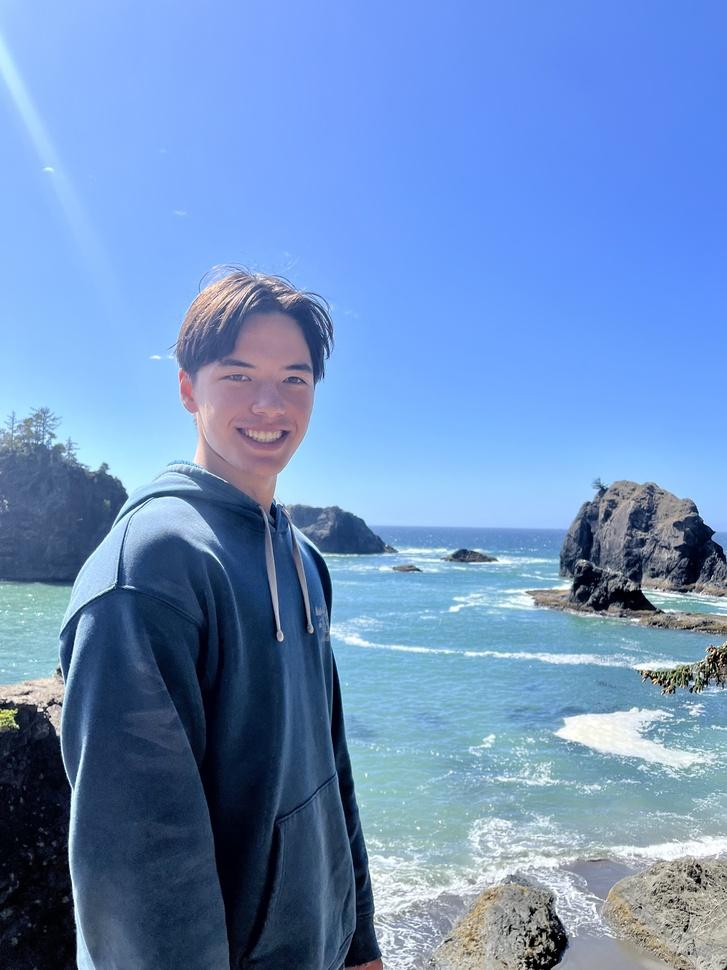
#> input picture faces_database/eric/IMG_3550.jpg, 727 x 970 px, shrunk from 3024 x 4032 before the run, given in place of the camera
$ python unique.py
#> lines starting #> are read from the running program, lines starting #| are printed output that depends on the picture
#> further down, frame is the input picture: shape (970, 727, 3); mean B, G, R 193, 144.1, 109.2
import cv2
from deepface import DeepFace
import os
from datetime import datetime
import numpy as np
import msvcrt

SIMILARITY_THRESHOLD = 0.5
MIN_IMAGES_PER_PERSON = 1
MAX_IMAGES_PER_PERSON = 5

face_cascade = cv2.CascadeClassifier(
    cv2.data.haarcascades + 'haarcascade_frontalface_default.xml')
known_faces_dir = "known_faces"
if not os.path.exists(known_faces_dir):
    os.makedirs(known_faces_dir)


def get_next_person_id():
    existing_folders = [f for f in os.listdir(known_faces_dir)
                        if f.startswith("person_") and os.path.isdir(os.path.join(known_faces_dir, f))]
    if not existing_folders:
        return 0
    numbers = [int(f.split('_')[1]) for f in existing_folders]
    return max(numbers) + 1


def get_image_histogram(image):
    # Convert to grayscale and calculate histogram
    gray = cv2.cvtColor(image, cv2.COLOR_BGR2GRAY)
    hist = cv2.calcHist([gray], [0], None, [256], [0, 256])
    cv2.normalize(hist, hist)
    return hist


def get_uniqueness_score(target_img, other_images):
    """Calculate how unique an image is compared to others"""
    target_hist = get_image_histogram(target_img)
    total_diff = 0

    for other_img in other_images:
        other_hist = get_image_histogram(other_img)
        similarity = cv2.compareHist(
            target_hist, other_hist, cv2.HISTCMP_CORREL)
        total_diff += (1 - similarity)  # Convert similarity to difference

    return total_diff / len(other_images) if other_images else 1.0


def update_person_images(new_image, person_folder):
    images = []
    scores = []

    # Load existing images
    for img_name in os.listdir(person_folder):
        if img_name.endswith('.jpg'):
            path = os.path.join(person_folder, img_name)
            img = cv2.imread(path)
            images.append((img, path))

    # If under limit, just save
    if len(images) < MAX_IMAGES_PER_PERSON:
        timestamp = datetime.now().strftime("%Y%m%d_%H%M%S")
        filename = os.path.join(person_folder, f"{timestamp}.jpg")
        cv2.imwrite(filename, new_image)
        return True

    # Calculate uniqueness scores including new image
    all_images = [img for img, _ in images] + [new_image]
    for img in all_images:
        others = [x for x in all_images if not np.array_equal(x, img)]
        score = get_uniqueness_score(img, others)
        scores.append(score)

    # If new image is more unique than least unique existing image
    new_score = scores[-1]
    min_score = min(scores[:-1])
    if new_score > min_score:
        # Find least unique existing image
        min_index = scores.index(min_score)
        # Remove old image
        os.remove(images[min_index][1])
        # Save new image
        timestamp = datetime.now().strftime("%Y%m%d_%H%M%S")
        filename = os.path.join(person_folder, f"{timestamp}.jpg")
        cv2.imwrite(filename, new_image)
        return True

    return False


def save_face(face_img, identity):
    path = os.path.join(known_faces_dir, identity)
    if not os.path.exists(path):
        os.makedirs(path)
    return update_person_images(face_img, path)


def find_match(face_img):
    if len(os.listdir(known_faces_dir)) == 0:
        return None

    try:
        for person_dir in os.listdir(known_faces_dir):
            person_path = os.path.join(known_faces_dir, person_dir)
            if os.path.isdir(person_path) and os.listdir(person_path):
                # Try each image in person's folder
                for img_name in os.listdir(person_path):
                    reference_img = os.path.join(person_path, img_name)
                    result = DeepFace.verify(
                        face_img,
                        reference_img,
                        enforce_detection=False,
                        distance_metric="cosine",
                        model_name="VGG-Face",
                        detector_backend="opencv",
                        threshold=SIMILARITY_THRESHOLD
                    )
                    if result['verified']:
                        return person_dir
    except:
        return None
    return None


def process_frame(frame):
    gray_image = cv2.cvtColor(frame, cv2.COLOR_BGR2GRAY)
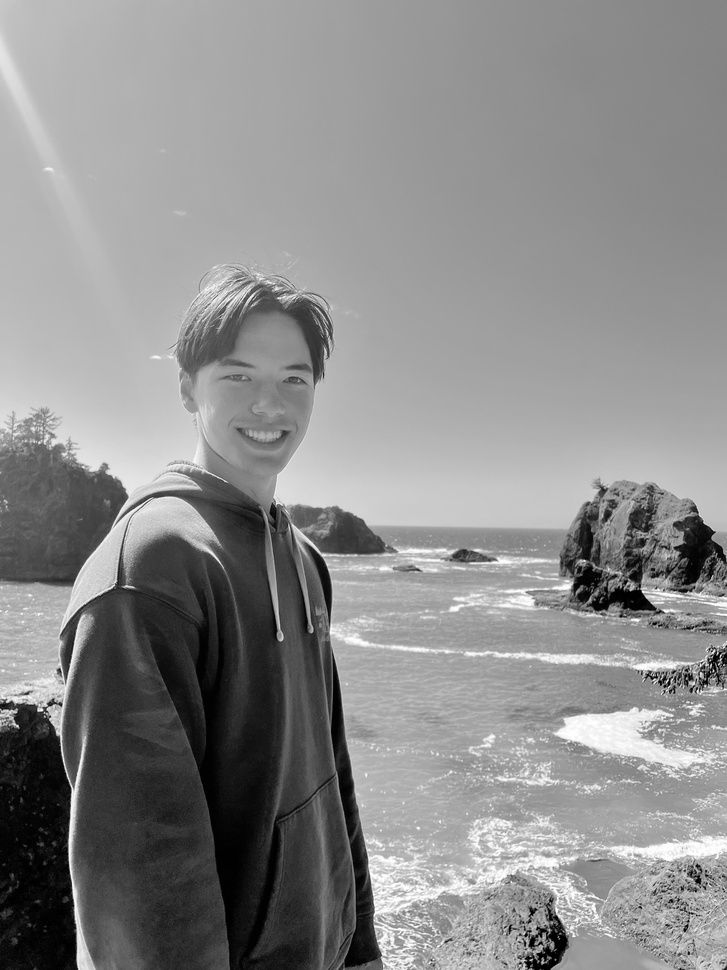
#> gray_image: shape (970, 727); min 0, max 255, mean 139.2
    faces = face_cascade.detectMultiScale(gray_image, 1.3, 5, minSize=(30, 30))
#> faces = [[191, 324, 154, 154]]

    for (x, y, w, h) in faces:
        face_img = frame[y:y+h, x:x+w]
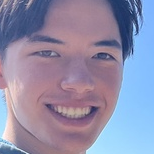
#> face_img: shape (154, 154, 3); mean B, G, R 169.8, 141.4, 144.5

        # Find identity match
        identity = find_match(face_img)
        if identity is None:
            new_id = get_next_person_id()
            identity = f"person_{new_id}"

        save_face(face_img, identity)
        # cv2.rectangle(frame, (x, y), (x+w, y+h), (0, 255, 0), 2)
        # cv2.putText(frame, identity, (x, y-10),
        #             cv2.FONT_HERSHEY_SIMPLEX, 0.75, (0, 255, 0), 2)

    return frame


# [29 lines of commented-out code are left out]
video_capture = cv2.VideoCapture(0)
video_capture.set(cv2.CAP_PROP_FRAME_WIDTH, 640)
video_capture.set(cv2.CAP_PROP_FRAME_HEIGHT, 480)
video_capture.set(cv2.CAP_PROP_FPS, 30)
video_capture.set(cv2.CAP_PROP_BUFFERSIZE, 1)
video_capture.set(cv2.CAP_PROP_FOURCC, cv2.VideoWriter_fourcc(*'MJPG'))


while True:
    ret, frame = video_capture.read()
    if not ret:
        break

    frame = process_frame(frame)
    cv2.imshow('Face Recognition', frame)

    if msvcrt.kbhit():
        if msvcrt.getch() == b'q':
            break

video_capture.release()
cv2.destroyAllWindows()
